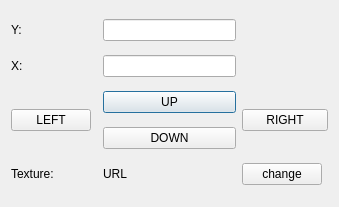
<?xml version="1.0" encoding="UTF-8"?>
<ui version="4.0">
 <class>playerPopup</class>
 <widget class="QDialog" name="playerPopup">
  <property name="geometry">
   <rect>
    <x>0</x>
    <y>0</y>
    <width>339</width>
    <height>207</height>
   </rect>
  </property>
  <property name="sizePolicy">
   <sizepolicy hsizetype="Minimum" vsizetype="Minimum">
    <horstretch>0</horstretch>
    <verstretch>0</verstretch>
   </sizepolicy>
  </property>
  <property name="windowTitle">
   <string>Dialog</string>
  </property>
  <layout class="QGridLayout" name="gridLayout">
   <item row="6" column="2">
    <widget class="QPushButton" name="UPButton">
     <property name="text">
      <string>UP</string>
     </property>
    </widget>
   </item>
   <item row="7" column="2">
    <widget class="QPushButton" name="DOWNButton">
     <property name="text">
      <string>DOWN</string>
     </property>
    </widget>
   </item>
   <item row="6" column="0" rowspan="2">
    <widget class="QPushButton" name="LEFTButton">
     <property name="text">
      <string>LEFT</string>
     </property>
    </widget>
   </item>
   <item row="2" column="2">
    <widget class="QLineEdit" name="yEdit"/>
   </item>
   <item row="2" column="0">
    <widget class="QLabel" name="yLabel">
     <property name="text">
      <string>Y:</string>
     </property>
    </widget>
   </item>
   <item row="3" column="2">
    <widget class="QLineEdit" name="xEdit"/>
   </item>
   <item row="3" column="0" colspan="2">
    <widget class="QLabel" name="xLabel">
     <property name="text">
      <string>X:</string>
     </property>
    </widget>
   </item>
   <item row="6" column="4" rowspan="2" colspan="2">
    <widget class="QPushButton" name="RIGHTButton">
     <property name="text">
      <string>RIGHT</string>
     </property>
    </widget>
   </item>
   <item row="8" column="0">
    <widget class="QLabel" name="textureLabel">
     <property name="text">
      <string>Texture:</string>
     </property>
    </widget>
   </item>
   <item row="8" column="2">
    <widget class="QLabel" name="texturePathLabel">
     <property name="text">
      <string>URL</string>
     </property>
    </widget>
   </item>
   <item row="8" column="4">
    <widget class="QPushButton" name="textureButton">
     <property name="text">
      <string>change</string>
     </property>
    </widget>
   </item>
  </layout>
 </widget>
 <resources/>
 <connections/>
</ui>
